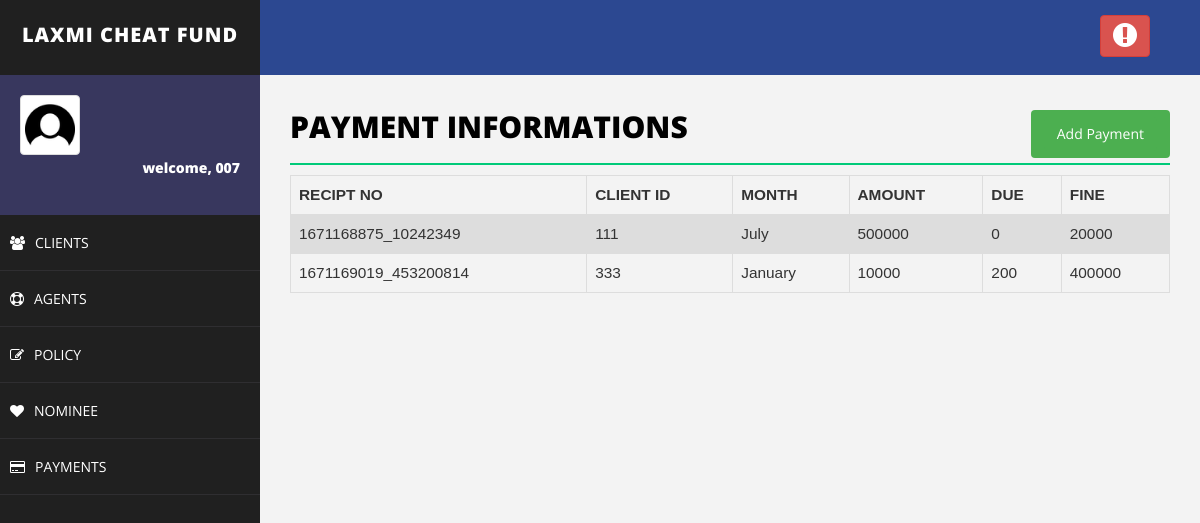
The app's page /payment.php (signed in) with its own data.
### tables this page shows
CREATE TABLE `payment` (
  `recipt_no` varchar(20) NOT NULL,
  `client_id` varchar(50) NOT NULL,
  `month` varchar(50) NOT NULL,
  `amount` varchar(50) NOT NULL,
  `due` varchar(50) NOT NULL,
  `fine` varchar(50) NOT NULL,
  `agent_id` varchar(30) NOT NULL
);

### payment.php (the view, shortened to what this page needs)
<!DOCTYPE html>
<html>
<head>
    <link href="assets/css/bootstrap.css" rel="stylesheet" />
    <link href="assets/css/font-awesome.css" rel="stylesheet" />
    <link href="assets/css/basic.css" rel="stylesheet" />
    <link href="assets/css/custom.css" rel="stylesheet" />
</head>
<body>
<?php include 'header.php';
?>
        <div id="page-wrapper">
                <div class="row">
                    <div class="col-md-12">
                        <h1 class="page-head-line">Payment Informations
						<button class="btn" align="center">
						<a href="addPayment.php" class="btn">Add Payment</a>
						</button>
						</h1>
                    </div>
                </div>
<?php
	$sql = "SELECT recipt_no,client_id,month,amount,due,fine, agent_id FROM payment";
	$result = $conn->query($sql);
	echo "<table class=\"table\">\n";
    echo "  <tr>\n";
    echo "    <th>RECIPT NO</th>\n";
    echo "    <th>CLIENT ID</th>\n";
    echo "    <th>MONTH</th>\n";
    echo "    <th>AMOUNT</th>\n";
	echo "    <th>DUE</th>\n";
    echo "    <th>FINE</th>\n";
    echo "  </tr>";
	if ($result->num_rows > 0) {
	while($row = $result->fetch_assoc()) {
		echo "<tr>\n";
		echo "    <td>".$row["recipt_no"]."</td>\n";
		echo "    <td>".$row["client_id"]."</td>\n";
		echo "    <td>".$row["month"]."</td>\n";
		echo "    <td>".$row["amount"]."</td>\n";
		echo "    <td>".$row["due"]."</td>\n";
		echo "    <td>".$row["fine"]."</td>\n";
	}
	echo "</table>\n";
	} else {
    echo "0 results";
}
?>
        </div>
    </div>
</body>
</html>

### assets/css/basic.css (style rules this page uses)
body { font-family: 'Open Sans', sans-serif; line-height:25px; }
#page-wrapper { padding: 15px 15px; min-height: 600px; background: #F3F3F3; }
.page-head-line { font-size: 30px; text-transform: uppercase; color: #000; font-weight: 800; padding-bottom: 20px; border-bottom: 2px solid #00CA79; margin-bottom: 10px; }
@media (min-width:768px) { #page-wrapper { margin: 0 0 0 260px; padding: 15px 30px; min-height: 1200px; } }

### payment.php (style rules this page uses)
.btn { background-color: #4CAF50; float: right; color:white; text-decoration:none; }
table { font-family: arial, sans-serif; border-collapse: collapse; width: 100%; margin-left:0%; font-size:110%; }
td, th { border: 1px solid #dddddd; text-align: left; padding: 8px; }
tr:nth-child(even) { background-color: #dddddd; }

### records on screen
payment: recipt_no "1671168875_10242349", client "111", month "July", amount "500000", due "0", fine "20000"
payment: recipt_no "1671169019_453200814", client "333", month "January", amount "10000", due "200", fine "400000"

### other values on screen
$_SESSION["username"] "007"
